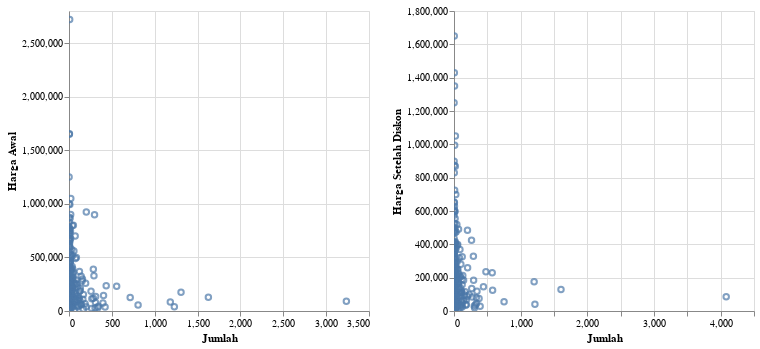

The code cell stored with this chart in its notebook:
### Code cell
awalslow = slowsdown.group_by('Harga Awal').agg(pl.col('Jumlah').sum()).plot.scatter(x='Jumlah',y='Harga Awal')
modslow = slowsdown.group_by('Harga Setelah Diskon').agg(pl.col('Jumlah').sum()).plot.scatter(x='Jumlah',y='Harga Setelah Diskon')

alt.concat(awalslow,modslow)

### Figure 1 — Vega-Lite specification as saved in the notebook (floating-point values rounded to 4 significant figures; data arrays with more than 128 entries replaced by an {"elided": "..."} marker saying what was removed)
{"config": {"view": {"continuousWidth": 300, "continuousHeight": 300}}, "concat": [{"data": {"name": "data-9eee655f3c36c989c691122f0d30159c"}, "mark": {"type": "point", "tooltip": true}, "encoding": {"x": {"field": "Jumlah", "type": "quantitative"}, "y": {"field": "Harga Awal", "type": "quantitative"}}, "name": "view_11"}, {"data": {"name": "data-2c41eb026b5a1f7652a5e14a5f970c93"}, "mark": {"type": "point", "tooltip": true}, "encoding": {"x": {"field": "Jumlah", "type": "quantitative"}, "y": {"field": "Harga Setelah Diskon", "type": "quantitative"}}, "name": "view_12"}], "params": [{"name": "param_50", "select": {"type": "interval", "encodings": ["x", "y"]}, "bind": "scales", "views": ["view_11"]}, {"name": "param_51", "select": {"type": "interval", "encodings": ["x", "y"]}, "bind": "scales", "views": ["view_12"]}], "$schema": "https://vega.github.io/schema/vega-lite/v5.20.1.json", "datasets": {"data-9eee655f3c36c989c691122f0d30159c": {"elided": "199 records"}, "data-2c41eb026b5a1f7652a5e14a5f970c93": {"elided": "223 records"}}}
